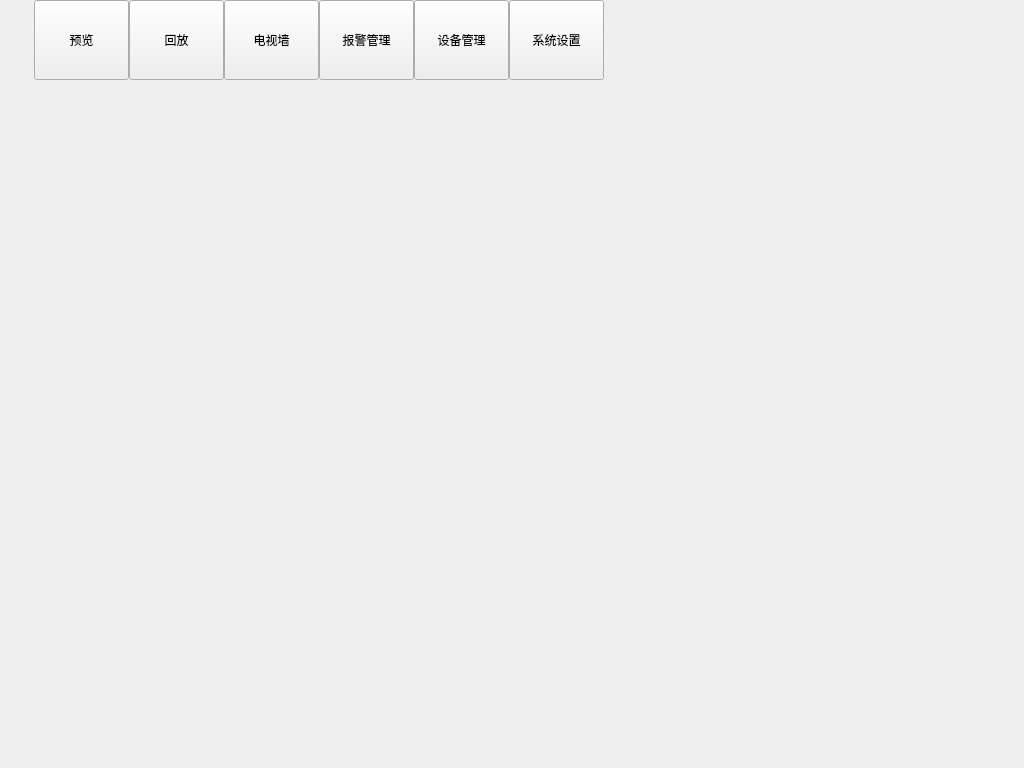
<?xml version="1.0" encoding="UTF-8"?>
<ui version="4.0">
 <class>page_main2</class>
 <widget class="QWidget" name="page_main2">
  <property name="geometry">
   <rect>
    <x>0</x>
    <y>0</y>
    <width>1024</width>
    <height>768</height>
   </rect>
  </property>
  <property name="windowTitle">
   <string>Form</string>
  </property>
  <layout class="QVBoxLayout" name="verticalLayout">
   <property name="spacing">
    <number>0</number>
   </property>
   <property name="margin">
    <number>0</number>
   </property>
   <item>
    <widget class="QWidget" name="widget_title" native="true">
     <property name="sizePolicy">
      <sizepolicy hsizetype="Preferred" vsizetype="Fixed">
       <horstretch>0</horstretch>
       <verstretch>0</verstretch>
      </sizepolicy>
     </property>
     <property name="minimumSize">
      <size>
       <width>0</width>
       <height>80</height>
      </size>
     </property>
     <property name="maximumSize">
      <size>
       <width>16777215</width>
       <height>80</height>
      </size>
     </property>
     <layout class="QHBoxLayout" name="horizontalLayout">
      <property name="spacing">
       <number>0</number>
      </property>
      <property name="margin">
       <number>0</number>
      </property>
      <item>
       <widget class="QLabel" name="lab_ico">
        <property name="sizePolicy">
         <sizepolicy hsizetype="Preferred" vsizetype="Preferred">
          <horstretch>0</horstretch>
          <verstretch>0</verstretch>
         </sizepolicy>
        </property>
        <property name="minimumSize">
         <size>
          <width>0</width>
          <height>0</height>
         </size>
        </property>
        <property name="maximumSize">
         <size>
          <width>16777215</width>
          <height>16777215</height>
         </size>
        </property>
        <property name="text">
         <string/>
        </property>
        <property name="alignment">
         <set>Qt::AlignLeading|Qt::AlignLeft|Qt::AlignVCenter</set>
        </property>
       </widget>
      </item>
      <item>
       <spacer name="horizontalSpacer">
        <property name="orientation">
         <enum>Qt::Horizontal</enum>
        </property>
        <property name="sizeType">
         <enum>QSizePolicy::Minimum</enum>
        </property>
        <property name="sizeHint" stdset="0">
         <size>
          <width>20</width>
          <height>20</height>
         </size>
        </property>
       </spacer>
      </item>
      <item>
       <widget class="QLabel" name="lab_title">
        <property name="minimumSize">
         <size>
          <width>0</width>
          <height>0</height>
         </size>
        </property>
        <property name="text">
         <string/>
        </property>
       </widget>
      </item>
      <item>
       <widget class="QWidget" name="widget_top" native="true">
        <property name="sizePolicy">
         <sizepolicy hsizetype="Expanding" vsizetype="Preferred">
          <horstretch>0</horstretch>
          <verstretch>0</verstretch>
         </sizepolicy>
        </property>
        <layout class="QHBoxLayout" name="horizontalLayout_2">
         <property name="spacing">
          <number>0</number>
         </property>
         <property name="margin">
          <number>0</number>
         </property>
         <item>
          <widget class="QToolButton" name="btn_preview">
           <property name="sizePolicy">
            <sizepolicy hsizetype="Expanding" vsizetype="Expanding">
             <horstretch>0</horstretch>
             <verstretch>0</verstretch>
            </sizepolicy>
           </property>
           <property name="minimumSize">
            <size>
             <width>95</width>
             <height>0</height>
            </size>
           </property>
           <property name="maximumSize">
            <size>
             <width>95</width>
             <height>16777215</height>
            </size>
           </property>
           <property name="text">
            <string>预览</string>
           </property>
           <property name="icon">
            <iconset resource="../other/rc.qrc">
             <normaloff>:/banner/main_about.png</normaloff>:/banner/main_about.png</iconset>
           </property>
           <property name="iconSize">
            <size>
             <width>35</width>
             <height>35</height>
            </size>
           </property>
           <property name="checkable">
            <bool>true</bool>
           </property>
           <property name="toolButtonStyle">
            <enum>Qt::ToolButtonTextUnderIcon</enum>
           </property>
          </widget>
         </item>
         <item>
          <widget class="QToolButton" name="btn_playback">
           <property name="sizePolicy">
            <sizepolicy hsizetype="Expanding" vsizetype="Expanding">
             <horstretch>0</horstretch>
             <verstretch>0</verstretch>
            </sizepolicy>
           </property>
           <property name="minimumSize">
            <size>
             <width>95</width>
             <height>0</height>
            </size>
           </property>
           <property name="maximumSize">
            <size>
             <width>95</width>
             <height>16777215</height>
            </size>
           </property>
           <property name="text">
            <string>回放</string>
           </property>
           <property name="icon">
            <iconset resource="../other/rc.qrc">
             <normaloff>:/banner/main_data.png</normaloff>:/banner/main_data.png</iconset>
           </property>
           <property name="iconSize">
            <size>
             <width>35</width>
             <height>35</height>
            </size>
           </property>
           <property name="checkable">
            <bool>true</bool>
           </property>
           <property name="toolButtonStyle">
            <enum>Qt::ToolButtonTextUnderIcon</enum>
           </property>
          </widget>
         </item>
         <item>
          <widget class="QToolButton" name="btn_tvWall">
           <property name="sizePolicy">
            <sizepolicy hsizetype="Expanding" vsizetype="Expanding">
             <horstretch>0</horstretch>
             <verstretch>0</verstretch>
            </sizepolicy>
           </property>
           <property name="minimumSize">
            <size>
             <width>95</width>
             <height>0</height>
            </size>
           </property>
           <property name="maximumSize">
            <size>
             <width>95</width>
             <height>16777215</height>
            </size>
           </property>
           <property name="text">
            <string>电视墙</string>
           </property>
           <property name="icon">
            <iconset resource="../other/rc.qrc">
             <normaloff>:/banner/main_exit.png</normaloff>:/banner/main_exit.png</iconset>
           </property>
           <property name="iconSize">
            <size>
             <width>35</width>
             <height>35</height>
            </size>
           </property>
           <property name="checkable">
            <bool>true</bool>
           </property>
           <property name="toolButtonStyle">
            <enum>Qt::ToolButtonTextUnderIcon</enum>
           </property>
          </widget>
         </item>
         <item>
          <widget class="QToolButton" name="btn_alarm">
           <property name="sizePolicy">
            <sizepolicy hsizetype="Expanding" vsizetype="Expanding">
             <horstretch>0</horstretch>
             <verstretch>0</verstretch>
            </sizepolicy>
           </property>
           <property name="minimumSize">
            <size>
             <width>95</width>
             <height>0</height>
            </size>
           </property>
           <property name="maximumSize">
            <size>
             <width>95</width>
             <height>16777215</height>
            </size>
           </property>
           <property name="text">
            <string>报警管理</string>
           </property>
           <property name="icon">
            <iconset resource="../other/rc.qrc">
             <normaloff>:/banner/main_company.png</normaloff>:/banner/main_company.png</iconset>
           </property>
           <property name="iconSize">
            <size>
             <width>35</width>
             <height>35</height>
            </size>
           </property>
           <property name="checkable">
            <bool>true</bool>
           </property>
           <property name="toolButtonStyle">
            <enum>Qt::ToolButtonTextUnderIcon</enum>
           </property>
          </widget>
         </item>
         <item>
          <widget class="QToolButton" name="btn_device">
           <property name="sizePolicy">
            <sizepolicy hsizetype="Expanding" vsizetype="Expanding">
             <horstretch>0</horstretch>
             <verstretch>0</verstretch>
            </sizepolicy>
           </property>
           <property name="minimumSize">
            <size>
             <width>95</width>
             <height>0</height>
            </size>
           </property>
           <property name="maximumSize">
            <size>
             <width>95</width>
             <height>16777215</height>
            </size>
           </property>
           <property name="text">
            <string>设备管理</string>
           </property>
           <property name="icon">
            <iconset resource="../other/rc.qrc">
             <normaloff>:/banner/main_help.png</normaloff>:/banner/main_help.png</iconset>
           </property>
           <property name="iconSize">
            <size>
             <width>35</width>
             <height>35</height>
            </size>
           </property>
           <property name="checkable">
            <bool>true</bool>
           </property>
           <property name="toolButtonStyle">
            <enum>Qt::ToolButtonTextUnderIcon</enum>
           </property>
          </widget>
         </item>
         <item>
          <widget class="QToolButton" name="btn_config">
           <property name="sizePolicy">
            <sizepolicy hsizetype="Expanding" vsizetype="Expanding">
             <horstretch>0</horstretch>
             <verstretch>0</verstretch>
            </sizepolicy>
           </property>
           <property name="minimumSize">
            <size>
             <width>95</width>
             <height>0</height>
            </size>
           </property>
           <property name="maximumSize">
            <size>
             <width>95</width>
             <height>16777215</height>
            </size>
           </property>
           <property name="text">
            <string>系统设置</string>
           </property>
           <property name="icon">
            <iconset resource="../other/rc.qrc">
             <normaloff>:/banner/main_config.png</normaloff>:/banner/main_config.png</iconset>
           </property>
           <property name="iconSize">
            <size>
             <width>35</width>
             <height>35</height>
            </size>
           </property>
           <property name="checkable">
            <bool>true</bool>
           </property>
           <property name="popupMode">
            <enum>QToolButton::DelayedPopup</enum>
           </property>
           <property name="toolButtonStyle">
            <enum>Qt::ToolButtonTextUnderIcon</enum>
           </property>
          </widget>
         </item>
         <item>
          <spacer name="horizontalSpacer_2">
           <property name="orientation">
            <enum>Qt::Horizontal</enum>
           </property>
           <property name="sizeHint" stdset="0">
            <size>
             <width>40</width>
             <height>20</height>
            </size>
           </property>
          </spacer>
         </item>
        </layout>
       </widget>
      </item>
      <item>
       <widget class="QWidget" name="widget_datetime" native="true">
        <property name="sizePolicy">
         <sizepolicy hsizetype="Fixed" vsizetype="Preferred">
          <horstretch>0</horstretch>
          <verstretch>0</verstretch>
         </sizepolicy>
        </property>
        <property name="minimumSize">
         <size>
          <width>190</width>
          <height>0</height>
         </size>
        </property>
        <property name="maximumSize">
         <size>
          <width>190</width>
          <height>16777215</height>
         </size>
        </property>
        <layout class="QVBoxLayout" name="verticalLayout_3">
         <property name="spacing">
          <number>0</number>
         </property>
         <property name="margin">
          <number>0</number>
         </property>
         <item>
          <widget class="QLabel" name="lab_date">
           <property name="sizePolicy">
            <sizepolicy hsizetype="Preferred" vsizetype="Preferred">
             <horstretch>0</horstretch>
             <verstretch>0</verstretch>
            </sizepolicy>
           </property>
           <property name="minimumSize">
            <size>
             <width>0</width>
             <height>0</height>
            </size>
           </property>
           <property name="text">
            <string/>
           </property>
           <property name="alignment">
            <set>Qt::AlignRight|Qt::AlignTrailing|Qt::AlignVCenter</set>
           </property>
          </widget>
         </item>
         <item>
          <widget class="QLabel" name="lab_time">
           <property name="sizePolicy">
            <sizepolicy hsizetype="Preferred" vsizetype="Preferred">
             <horstretch>0</horstretch>
             <verstretch>0</verstretch>
            </sizepolicy>
           </property>
           <property name="text">
            <string/>
           </property>
           <property name="alignment">
            <set>Qt::AlignRight|Qt::AlignTrailing|Qt::AlignVCenter</set>
           </property>
          </widget>
         </item>
        </layout>
       </widget>
      </item>
     </layout>
    </widget>
   </item>
   <item>
    <widget class="QWidget" name="widget_main" native="true">
     <property name="sizePolicy">
      <sizepolicy hsizetype="Preferred" vsizetype="Preferred">
       <horstretch>0</horstretch>
       <verstretch>0</verstretch>
      </sizepolicy>
     </property>
     <property name="minimumSize">
      <size>
       <width>0</width>
       <height>0</height>
      </size>
     </property>
     <property name="maximumSize">
      <size>
       <width>16777215</width>
       <height>16777215</height>
      </size>
     </property>
     <layout class="QVBoxLayout" name="verticalLayout_2">
      <property name="spacing">
       <number>0</number>
      </property>
      <property name="margin">
       <number>0</number>
      </property>
      <item>
       <widget class="QStackedWidget" name="stackedWidget"/>
      </item>
     </layout>
    </widget>
   </item>
  </layout>
 </widget>
 <resources>
  <include location="../other/rc.qrc"/>
 </resources>
 <connections/>
</ui>
